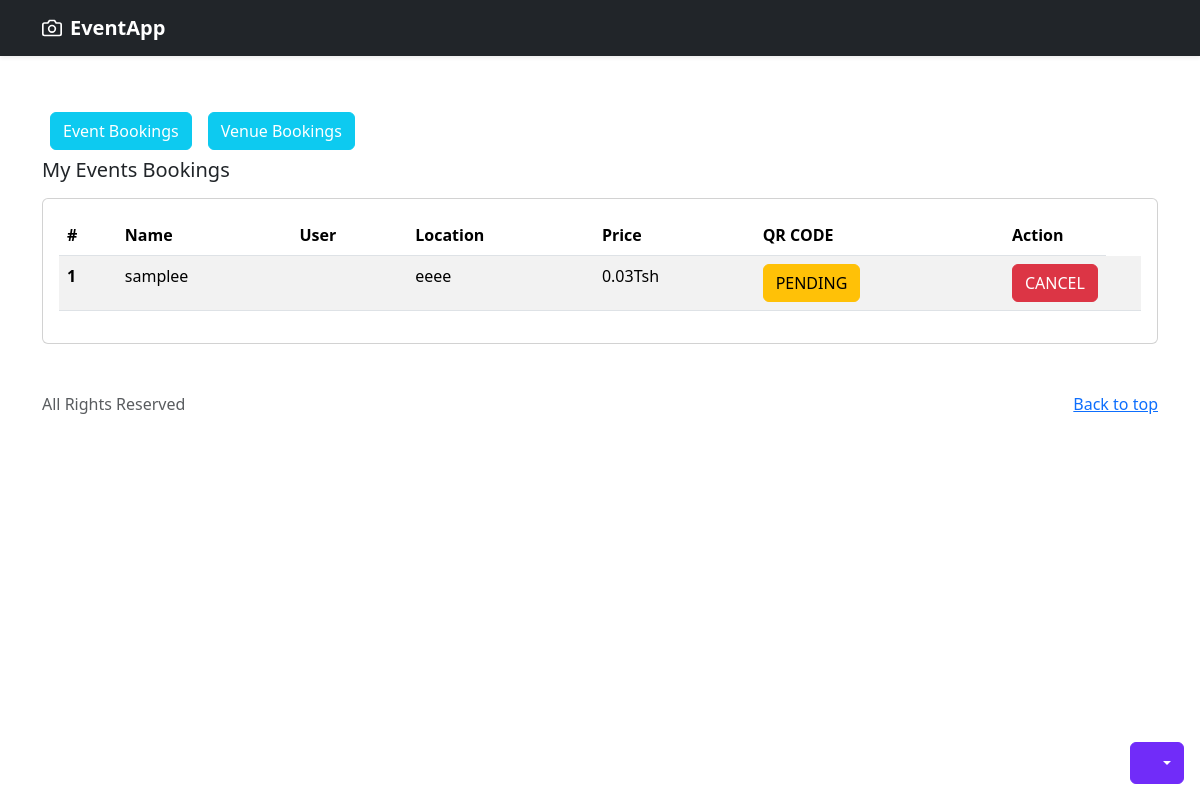
The app's page /bookings_venue/ (signed in) with its own data.
### event/models.py (models this page shows, shortened)
class VenueBooking(models.Model):
    venue = models.ForeignKey(Venue, on_delete=models.CASCADE)
    user = models.ForeignKey(User, on_delete=models.CASCADE)
    booking_date = models.DateTimeField(auto_now_add=True)
    booking_duration = models.PositiveIntegerField()
    is_approved = models.BooleanField(default=False)
    is_canceled = models.BooleanField(default=False)
    qr_code = models.ImageField(upload_to='qr_codes/', null=True, blank=True)

class Venue(models.Model):
    user = models.ForeignKey(User, on_delete=models.CASCADE, null=True, blank=True)
    name = models.CharField(max_length=100)
    description = models.TextField()
    location = models.CharField(max_length=255)
    capacity = models.PositiveIntegerField()
    price_per_hour = models.DecimalField(max_digits=10, decimal_places=2)
    available = models.BooleanField(default=True)
    photo = models.ImageField(upload_to='venue_photos/', blank=True, null=True)
    created_at = models.DateTimeField(auto_now_add=True)
    updated_at = models.DateTimeField(auto_now=True)
    contacts = models.CharField(max_length=250, null=True, blank=True)
    map_link = models.CharField(max_length=250, null=True, blank=True)
    facebook_link = models.CharField(max_length=250, null=True, blank=True)
    instagram_link = models.CharField(max_length=250, null=True, blank=True)
    pay_number = models.CharField(max_length=250, null=True, blank=True)

### event/views.py (the view)
# urls.py: path('bookings_venue/', views.bookings_venue, name="bookings_venue"),
def bookings_venue(request):
    if not request.user.is_authenticated:
        messages.info(request, "Please Login to proceed")
        return redirect(login_view)
    bookings = VenueBooking.objects.filter(user=request.user)
    context = {
        'bookings': bookings
    }
    return render(request, 'bookings_venue.html', context)

### templates/bookings_venue.html (shortened to what this page needs)
{% extends 'base.html' %} {% load static %} {% block content %}
<body>
  <div class="dropdown position-fixed bottom-0 end-0 mb-3 me-3 bd-mode-toggle">
    <button
      class="btn btn-bd-primary py-2 dropdown-toggle d-flex align-items-center"
      id="bd-theme"
      type="button"
      aria-expanded="false"
      data-bs-toggle="dropdown"
      aria-label="Toggle theme (auto)"
    >
      <svg class="bi my-1 theme-icon-active" width="1em" height="1em">
        <use href="#circle-half"></use>
      </svg>
    </button>
  </div>
  <header data-bs-theme="dark">
    <div class="navbar navbar-dark bg-dark shadow-sm">
      <div class="container">
        <a
          href="{% url 'home' %}"
          class="navbar-brand d-flex align-items-center"
        >
          <strong>EventApp</strong>
        </a>
      </div>
    </div>
  </header>
  <main>
    <div class="container mt-5">
     <div class="d-flex">
      <button class="btn btn-info m-2">
        <a class="text-decoration-none text-white" href="{% url 'bookings' %}">Event Bookings</a>
      <button class="btn btn-info m-2">
      <a class="text-decoration-none text-white" href="{% url 'bookings_venue' %}">Venue Bookings</a>
    </button>
     </div>
      <h5 class="pb-2">My Events Bookings</h5>
      <div class="card">
        <div class="card-body">
          <table class="table table-striped">
            <thead>
              <tr>
                <th>#</th>
                <th>Name</th>
                <th>User</th>
                <th>Location</th>
                <th>Price</th>
                <th>QR CODE</th>
                <th class="col-1">Action</th>
              </tr>
            </thead>
            <tbody>
                {% for book in bookings %}
                <tr>
                    <th scope="row">1</th>
                    <td>{{ book.venue.name }}</td>
                    <td>{{ book.user.first_name }}</td>
                    <td>{{ book.venue.location }}</td>
                    <td>{{ book.venue.price_per_hour }}Tsh</td>
                    {% if book.is_approved %}
                    {% if book.is_canceled %}
                    <td><button class="btn btn-danger"  >CANCELLED</button></td>
                    {% else %}
                    <td><button class="btn btn-success"  type="button"  data-bs-toggle="modal" data-bs-target="#qrModal-{{ book.id }}" >SCAN</button></td>
                    {% endif %}
                    {% else %}
                    <td><button class="btn btn-warning">PENDING</button></td>
                    {% endif %}
                    <td>
                      {% if book.is_canceled %}
                      <button class="btn btn-danger"  >CANCELLED</button>
                      {% else %}
                      <button class="btn btn-danger"  type="button"  data-bs-toggle="modal" data-bs-target="#cancelModal-{{ book.id }}" >CANCEL</button>
                      {% endif %}
                      <td>
                    </td>
                  </tr>
                {% endfor %}
            </tbody>
          </table>
        </div>
      </div>
    </div>
  </main>
  <footer class="text-body-secondary py-5">
    <div class="container">
      <p class="float-end mb-1">
        <a href="#">Back to top</a>
      </p>
      All Rights Reserved
    </div>
  </footer>
</body>
{% endblock content %}

### static/style.css (style rules this page uses)
.bi { vertical-align: -.125em; fill: currentColor; }
.btn-bd-primary { --bd-violet-bg: #712cf9; --bd-violet-rgb: 112.520718, 44.062154, 249.437846; --bs-btn-font-weight: 600; --bs-btn-color: var(--bs-white); --bs-btn-bg: var(--bd-violet-bg); --bs-btn-border-color: var(--bd-violet-bg); --bs-btn-hover-color: var(--bs-white); --bs-btn-hover-bg: #6528e0; --bs-btn-hover-border-color: #6528e0; --bs-btn-focus-shadow-rgb: var(--bd-violet-rgb); --bs-btn-active-color: var(--bs-btn-hover-color); --bs-btn-active-bg: #5a23c8; --bs-btn-active-border-color: #5a23c8; }
.bd-mode-toggle { z-index: 1500; }

### records on screen
VenueBooking: venue.name "samplee", venue.location "eeee", venue.price_per_hour "0.03", is_approved "PENDING"
